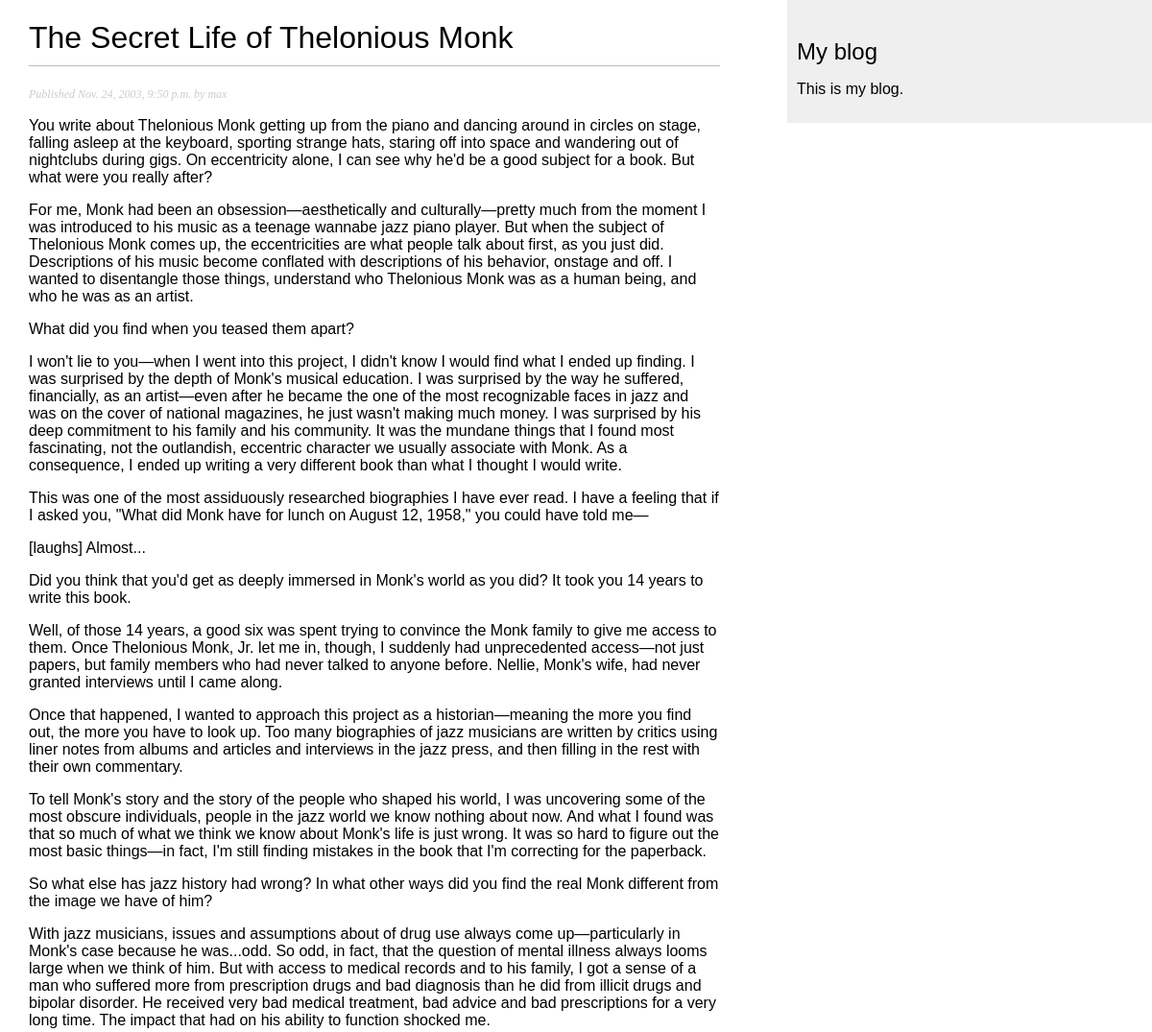
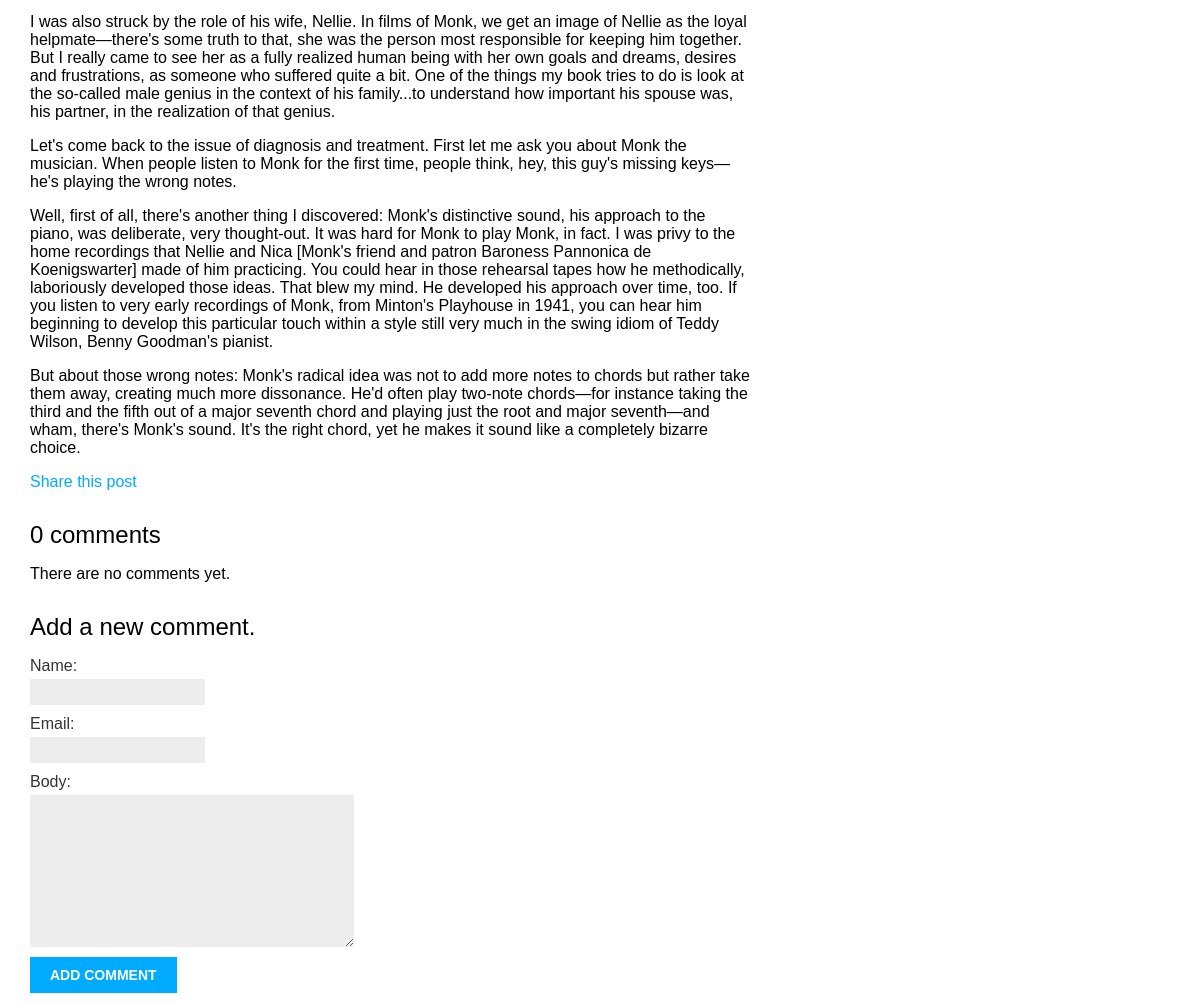
The app's page /blog/2003/11/24/secret-life-thelonious-monk/ with its own data (2 pictures, top to bottom).
### blog/models.py (models this page shows, shortened)
class Post(models.Model):
    STATUS_CHOICES = (
        ('draft', 'Draft'),
        ('published', 'Published'),
    )
    title = models.CharField(max_length=250)
    slug = models.SlugField(max_length=250, unique_for_date='publish')
    author = models.ForeignKey(User, on_delete=models.CASCADE, related_name='blog_posts')
    body = models.TextField()
    publish = models.DateTimeField(default=timezone.now)
    created = models.DateTimeField(auto_now_add=True)
    updated = models.DateTimeField(auto_now=True)
    status = models.CharField(max_length=10, choices=STATUS_CHOICES, default='draft')
    objects = models.Manager() # The default manager
    published = PublishedManager() # Our custom manager
    tags = TaggableManager()
    class Meta:
        ordering = ('-publish',)

### blog/views.py (the view)
def post_detail(request, year, month, day, post):
    post = get_object_or_404(Post, slug=post, status='published', publish__year=year,
                            publish__month=month, publish__day=day)
    comments = post.comments.filter(active=True)
    new_comment = None
    if request.method == 'POST':
        comment_form = CommentForm(data=request.POST)
        if comment_form.is_valid():
            new_comment = comment_form.save(commit=False)
            new_comment.post = post
            new_comment.save()
    else:
        comment_form = CommentForm()
    return render(request, 'blog/post/detail.html', {'post': post,
                                                        'comments': comments,
                                                        'new_comment': new_comment,
                                                        'comment_form': comment_form})

### blog/forms.py
class CommentForm(forms.ModelForm):
    class Meta:
        model = Comment
        fields = ('name', 'email', 'body')

### blog/templates/blog/post/detail.html (shortened to what this page needs)
{% extends "blog/base.html" %}
{% block content %}
    <h1>{{ post.title }}</h1>
    <p class="date">
        Published {{ post.publish }} by {{ post.author }}
    </p>
    {{ post.body|linebreaks }}
    <p>
        <a href="{% url 'blog:post_share' post.id  %}">
            Share this post
        </a>
    </p>
    {% with comments.count as total_comments %}
        <h2> {{ total_comments }} comment{{ total_comments|pluralize }} </h2>
    {% endwith %}
    {% for comment in comments %}
    <div class="comment">
        <p class="info">
            Comment {{ forloop.counter }} by {{ comment.name }}
            {{ comment.created }}
        </p>
        {{ comment.body|linebreaks }}
    </div>
    {% empty %}
    <p>There are no comments yet.</p>
    {% endfor %}
    {% if new_comment %}
    <h2>Your comment has been successfully added.</h2>
    {% else %}
    <h2>Add a new comment.</h2>
    <form action="" method="post">
        {{ comment_form.as_p }}
        <p><input type="submit" value="Add Comment" /></p>
    </form>
    {% endif %}
{% endblock %}

### blog/static/css/blog.css (style rules this page uses)
body { margin:0; padding:0; font-family:helvetica, sans-serif; }
a { color:#00abff; text-decoration:none; }
h1 { font-weight:normal; border-bottom:1px solid #bbb; padding:0 0 10px 0; }
h2 { font-weight:normal; margin:30px 0 0; }
p.date { color:#ccc; font-family: georgia, serif; font-size: 12px; font-style: italic; }
label { float:left; clear:both; color:#333; margin-bottom:4px; }
input, textarea { clear:both; float:left; margin:0 0 10px; background:#ededed; border:0; padding:6px 10px; font-size:12px; }
input[type=submit] { font-weight:bold; background:#00abff; color:#fff; padding:10px 20px; font-size:14px; text-transform:uppercase; }

### records on screen
Post: title "The Secret Life of Thelonious Monk", publish "Nov. 24, 2003, 9:50 p.m.", author "max", body "You write about Thelonious Monk getting up from the piano and dancing around in circles on stage, falling asleep at the keyboard, sporting strange hats, staring off into space and wandering out of nightclubs during gigs. On eccentricity alone, I can see why he'd be a good subject for a book. But what were you really after? For me, Monk had been an obsession—aesthetically and culturally—pretty much from the moment I was introduced to his music as a teenage wannabe jazz piano player. But when the subject of Thelonious Monk comes up, the eccentricities are what people talk about first, as you just did. Descriptions of his music become conflated with descriptions of his behavior, onstage and…"

### other values on screen
{{ total_comments }} "0"
